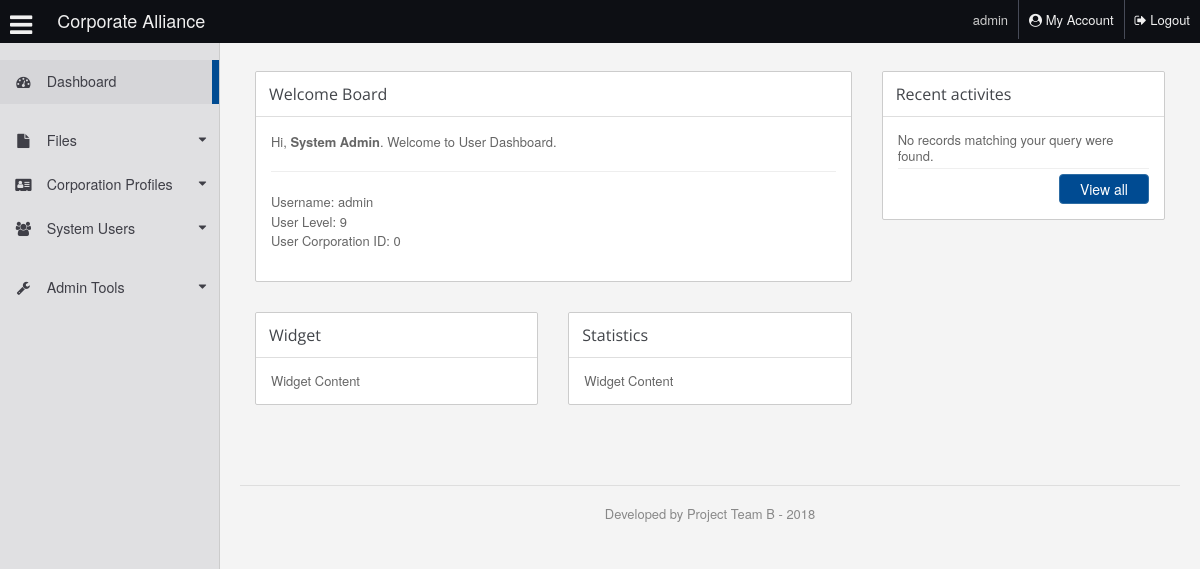
/home.php (signed in), run on an earlier commit of the app's database.
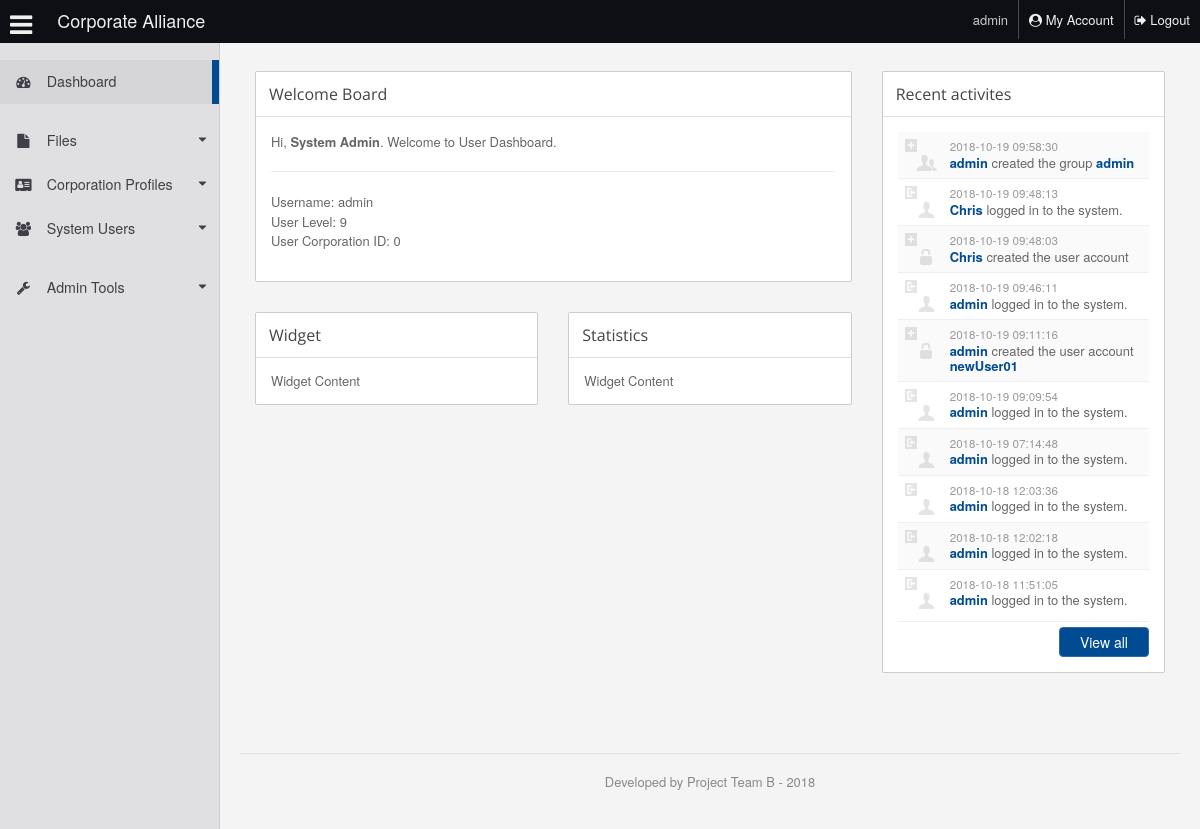
And on a later commit of the database.
### tables this page shows
CREATE TABLE `ca_action_logs` (
  `id` int(11) NOT NULL,
  `timestamp` timestamp NOT NULL DEFAULT CURRENT_TIMESTAMP,
  `action_id` int(2) NOT NULL,
  `owner_id` int(11) NOT NULL,
  `owner_user` text,
  `affected_file` int(11) DEFAULT NULL,
  `affected_account` int(11) DEFAULT NULL,
  `affected_file_name` text,
  `affected_account_name` text
);

### includes/functions.php (called while the page is built, shortened)
	<?php
function render_log_action($params)
{
	$action = $params['action_id'];
	$timestamp = $params['timestamp'];
	$owner_user = $params['owner_user'];
	$affected_account_name = $params['affected_account_name'];
	switch ($action) {
		case 1:
			$action_ico = 'login';
			$part1 = $owner_user;
			$action_text = 'logged in to the system.';
			break;
		case 2:
			$action_ico = 'user-add';
			$part1 = $owner_user;
			$action_text = 'created the user account';
			$part2 = $affected_account_name;
			break;
		case 14:
			$action_ico = 'group-add';
			$part1 = $owner_user;
			$action_text = 'created the group';
			$part2 = $affected_account_name;
			break;
	}
	$date = $timestamp;
	if (!empty($part1)) { $log['1'] = $part1; }
	if (!empty($part2)) { $log['2'] = $part2; }
	$log['icon'] = $action_ico;
	$log['timestamp'] = $date;
	$log['text'] = $action_text;
	return $log;
}
?>

### includes/right_panel.php (the view, shortened to what this page needs)
<?php
$sql_rpanel = "SELECT * FROM ca_action_logs";
$sql_rpanel .=" ORDER BY timestamp DESC LIMIT 10";
?>
					<div class="col-sm-4 container_widget_actions_log">
						<div class="widget">
							<h4>Recent activites</h4>
							<div class="widget_int">
										<?php
											if($result = mysqli_query($link, $sql_rpanel)){
												if(mysqli_num_rows($result) > 0){
													echo '<ul class="activities_log">';
													while($row = mysqli_fetch_array($result)){
															$log = render_log_action($row);
															echo '<li>';
															echo '	<div class="log_ico">
																	<img alt="Action icon" src="img/log_icons/'.$log['icon'].'.png">';
															echo '	</div>
																<div class="home_log_text">
																	<div class="date">'.$log['timestamp'].'</div>';
															if(!empty($log['2'])) $target = ($log['2']);
															else $target = "";
															echo '		<div class="action">
																		<span>'.$log['1'].'</span> '.$log['text'].' <span>'.$target.'</span>';
															echo '		</div>
																</div>
															</li>';
													}
													echo '</ul>';
												} else{
													echo "No records matching your query were found.";
												}
											} else{
												echo "ERROR: Could not able to execute the sql command. " . mysqli_error($link);
											}
										?>
								<div class="view_full_log">
									<a class="btn btn-primary btn-wide" href="actions-log.php">View all</a>
								</div>
							</div>
						</div>
					</div>

### includes/header.php (shortened to what this page needs)
<!DOCTYPE html>
<html lang="en">
<head>
	<link rel="stylesheet" media="all" type="text/css" href="assets/font-awesome/css/font-awesome.min.css" />
	<link rel="stylesheet" media="all" type="text/css" href="assets/bootstrap/css/bootstrap.min.css" />
	<link rel="stylesheet" media="all" type="text/css" href="css/main.min.css" />
</head>
<body class="home logged-in logged-as-admin dashboard hide_title menu_hidden backend" data-gr-c-s-loaded="true">
	<div class="container-custom">
		<header class="navbar navbar-static-top navbar-fixed-top" id="header">
			<ul class="nav pull-left nav_toggler">
				<li>
					<a class="toggle_main_menu" href="#"><i class="fa fa-bars"></i><span>Toogle menu</span></a>
				</li>
			</ul>
			<div class="navbar-header">
				<span class="navbar-brand">Corporate Alliance</span>
			</div>
			<ul class="nav pull-right nav_account">
				<li id="header_welcome">
					<span> <?php echo htmlspecialchars($_SESSION["username"]); ?></span>
				</li>
				<li>
					<a class="my_account" href="#"><i class="fa fa-user-circle"></i> My Account</a>
				</li>
				<li>
					<a href="logout.php"><i class="fa fa-sign-out"></i> Logout</a>
				</li>
			</ul>
		</header>

### includes/side_menu.php (shortened to what this page needs)
<div class="main_side_menu">
	<ul class="main_menu" role="menu">
		<li class="current_nav active">
			<a class="nav_top_level" href="home.php"><i class="fa fa-tachometer fa-fw"></i><span class="menu_label">Dashboard</span></a>
		</li>
		<li class="separator"></li><li class="has_dropdown">
			<a class="nav_top_level" href="#"><i class="fa fa-file fa-fw"></i><span class="menu_label">Files</span></a>
		</li>
		<li class="has_dropdown">
			<a class="nav_top_level" href="#"><i class="fa fa-address-card fa-fw"></i><span class="menu_label">Corporation Profiles</span></a>
		</li>
		<li class="has_dropdown">
			<a class="nav_top_level" href="#"><i class="fa fa-users fa-fw"></i><span class="menu_label">System Users</span></a>
		</li>
		<li class="separator"></li><li class="has_dropdown">
			<a class="nav_top_level" href="#"><i class="fa fa-wrench fa-fw"></i><span class="menu_label">Admin Tools</span></a>
		</li>
	</ul>
</div>

### home.php (shortened to what this page needs)
<?php
require_once('sys_includes.php');
include('includes/header.php');
include('includes/side_menu.php');
?>
		<div class="main_content">
			<div class="container-fluid">
				<div class="row">
					<div id="section_title">
						<div class="col-xs-12">
						</div>
					</div>
				</div>
				<div class="row">
					<div class="col-sm-8">
						<div class="row">
							<div class="col-sm-12">
								<div class="widget">
									<h4>Welcome Board </h4>
									<div class="widget_int">
										<p>Hi, <b><?php echo htmlspecialchars($_SESSION["realname"]); ?></b>. Welcome to User Dashboard.</p>
										<hr>
										<p>Username: <?php echo htmlspecialchars($_SESSION["username"]);?>
										<br>User Level: <?php echo htmlspecialchars($_SESSION["userlevel"]);?>
										<br>User Corporation ID: <?php echo htmlspecialchars($_SESSION["usercorpid"]);?></p>
									</div>
								</div>
							</div>
						</div>
						<?php include('includes/widgets.php');?>
					</div>
					<?php include('includes/right_panel.php');?>
				</div>
			</div>
			<footer>
				<div id="footer">
					Developed by Project Team B - 2018
				</div>
			</footer>
		</div>
	</div>
</body>
</html>

### includes/widgets.php (shortened to what this page needs)
<div class="row">
	<div class="col-sm-6">
		<div class="widget">
			<h4>Widget</h4>
			<div class="widget_int">
	Widget Content
			</div>
		</div>
	</div>
	<div class="col-sm-6">
		<div class="widget">
			<h4>Statistics</h4>
			<div class="widget_int">
		Widget Content
			</div>
		</div>
	</div>
</div>

What changed in the data, as far as the page shows it:
added ca_action_logs: shows a picture, timestamp "2018-10-19 09:58:30", 1 "admin", text "created the group", target "admin"
added ca_action_logs: timestamp "2018-10-19 09:48:13", owner_user "Chris", text "logged in to the system."
added ca_action_logs: timestamp "2018-10-19 09:48:03", owner_user "Chris", text "created the user account"
added ca_action_logs: timestamp "2018-10-19 09:46:11", owner_user "admin", text "logged in to the system."
added ca_action_logs: timestamp "2018-10-19 09:11:16", owner_user "admin", text "created the user account", affected_account_name "newUser01"
added ca_action_logs: timestamp "2018-10-19 09:09:54", owner_user "admin", text "logged in to the system."
added ca_action_logs: timestamp "2018-10-19 07:14:48", owner_user "admin", text "logged in to the system."
added ca_action_logs: timestamp "2018-10-18 12:03:36", owner_user "admin", text "logged in to the system."
added ca_action_logs: timestamp "2018-10-18 12:02:18", owner_user "admin", text "logged in to the system."
added ca_action_logs: timestamp "2018-10-18 11:51:05", owner_user "admin", text "logged in to the system."
Also different on the page:
text no longer shown: "No records matching your query were found."
